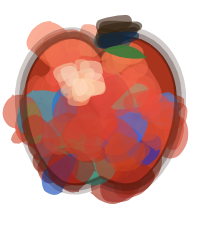
#> input picture cast/apple-held.png, 201 x 231 px, given in place of apple-held.png.webp, which was not available
$ python clean-edges.py ../cast/apple-held.png
#> lines starting #> are read from the running program, lines starting #| are printed output that depends on the picture; after the words box and inside, x2 and y2 are one past the last pixel; in counts of white or black regions, pixels touching at a corner belong together; pictures that were not available may be replaced by others from this repository, and a replacement may not be noted
#!/usr/bin/env python3
"""Strip the paper that survives at the edge of a cut cell.

Fred: "i can still see remnants of the background cropping. some white from the
sprite background leaked."  He is right, and it is visible on any dark plate as a
fine dotted PALE FRINGE lying just outside his ink outline — the last row or two
of sheet paper that the cutter's threshold kept, plus the colour bleed inside the
feathered alpha, which composites as a white halo however correct the alpha is.

Two jobs, and they are different:

  1 · REMOVE the paper pixels.  A pixel on the rim is paper when it is markedly
      LIGHTER and less coloured than the drawing just inside it.  Judging it
      against a reference taken from the interior is what keeps this from eating
      the cell's own pale parts — his white socks and the bread are pale too, but
      they are pale all the way in, so they have no lighter neighbour to betray
      them.

  2 · DECONTAMINATE the colour under the feather.  Semi-transparent pixels keep
      whatever RGB they were cut with, and if that is paper they glow white when
      composited no matter what the alpha says.  Their colour is replaced with the
      drawing's own, so the feather fades the FIGURE out, not the sheet.

⚠ Non-destructive: the first run copies each cell to cast/.orig/ and every later
run re-reads from there, so this can be re-tuned without compounding.

  python3 gen/clean-edges.py            # every cast/kid-*.webp
  python3 gen/clean-edges.py welcome    # just these
"""
import sys, os, glob, shutil
import numpy as np
from PIL import Image

ROOT = os.path.dirname(os.path.dirname(os.path.abspath(__file__)))
CAST = os.path.join(ROOT, 'cast')
ORIG = os.path.join(CAST, '.orig')

def shifts(m):
    for dy, dx in ((1,0),(-1,0),(0,1),(0,-1),(1,1),(1,-1),(-1,1),(-1,-1)):
        yield np.roll(np.roll(m, dy, 0), dx, 1)

def erode(mask, n):
    m = mask.copy()
    for _ in range(n):
        acc = m.copy()
        for s in shifts(m): acc &= s
        m = acc
    return m

def clean(path, out_path):
#> called with path = 'cast/.orig/apple-held.png.webp', out_path = 'cast/kid-../cast/apple-held.png.webp'
    im = Image.open(path).convert('RGBA')
#> im is the input picture: PIL image 201x231 RGBA; mean R, G, B, A 92.5, 43.2, 35.9, 132
    a = np.asarray(im).astype(np.float32)
    h, w, _ = a.shape
#> h = 231; w = 201
    R, G, B, A = a[...,0], a[...,1], a[...,2], a[...,3]
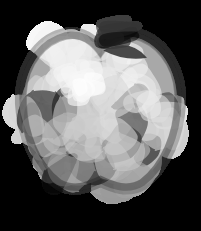
#> R: shape (231, 201) float32; min 0, max 255, mean 92.5
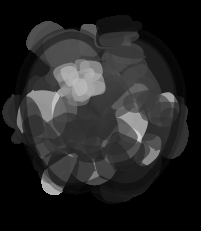
#> B: shape (231, 201) float32; min 0, max 206, mean 35.9
    L = R*0.299 + G*0.587 + B*0.114
    solid = A > 200
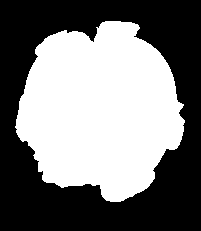
#> solid: shape (231, 201) bool; 47.6% white; 1 white region, box (x1, y1, x2, y2) and area: (15, 21, 185, 202) 22113
    deep  = erode(solid, 3)                       # safely inside the drawing
    if deep.sum() < 500:
        shutil.copy(path, out_path); return 0, 0

    # ── the drawing's own colour, grown outward from the interior ──────────────
    known = deep.copy()
    ref = np.stack([np.where(known, R, 0), np.where(known, G, 0), np.where(known, B, 0)], -1)
    for _ in range(8):
        nxt = known.copy(); acc = np.zeros_like(ref); cnt = np.zeros((h, w), np.float32)
        for dy, dx in ((1,0),(-1,0),(0,1),(0,-1)):
            ks = np.roll(np.roll(known, dy, 0), dx, 1)
            rs = np.roll(np.roll(ref, dy, 0), dx, 1)
            acc += np.where(ks[...,None], rs, 0); cnt += ks
        fill = (~known) & (cnt > 0)
        for c in range(3):
            ref[...,c] = np.where(fill, acc[...,c]/np.maximum(cnt,1), ref[...,c])
        known = known | fill
#> fill: shape (231, 201) bool; 1.1% white in thin lines or dots, all inside (x1, y1, x2, y2) = (11, 16, 188, 207)
#> known: shape (231, 201) bool; 51.9% white; 1 black region, box (x1, y1, x2, y2) and area: (0, 0, 201, 231) 22353
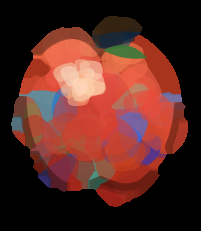
#> ref: shape (231, 201, 3) float32; mean of channels 0, 1, 2 86.7, 41, 34.5; drawn as R, G, B
    refL = ref[...,0]*0.299 + ref[...,1]*0.587 + ref[...,2]*0.114

    # ── 1 · the paper on the rim ──────────────────────────────────────────────
    # ⚠ NOT "pixels that look like paper". Reading the values across a hood edge shows
    # why a brightness test fails: the leak is a pale GREY-BLUE at luma 78..182 — paper
    # already mixed with the drawing's own shadow — so no threshold separates it from
    # the cloth without eating the cloth.
    #   What does separate them is STRUCTURE. Every cell of Fred's is bounded by a dark
    # ink contour, and the leak always lies OUTSIDE it: transparent, then one or two pale
    # low-chroma pixels, then the ink line, then the drawing. So paper is not a colour, it
    # is "solid, but reachable from the outside without crossing the ink" — the same
    # reachability idea the cutter already uses on the sheet, applied at the outline.
    #   Bounded to two pixels, so a place where his outline is thin or open cannot let it
    # run inward, and gated on low chroma, so a saturated edge of cloth is never eaten.
    chroma = np.maximum(np.abs(R-G), np.abs(G-B))
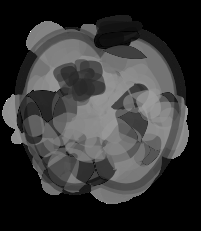
#> chroma: shape (231, 201) float32; min 0, max 255, mean 53.3
    ink = solid & (L < 70)
#> ink: shape (231, 201) bool; 6.3% white; 7 white regions (3 under 20 px), largest, box (x1, y1, x2, y2) and area: (94, 21, 177, 99) 1105, (100, 128, 178, 202) 1007, (23, 118, 87, 188) 681, (20, 57, 39, 105) 108
    paper = np.zeros_like(solid)
    frontier = ~solid
    for _ in range(2):
        nb = np.zeros_like(solid)
        for s in shifts(frontier): nb |= s
        nb &= solid & ~ink & ~paper & (chroma < 34)
        if not nb.any(): break
        paper |= nb
        frontier = nb
    # ── 1b · AND THE FLECKS THAT SIT *IN* THE OUTLINE ─────────────────────────
    # Fred, on the curly child: "i still see very little white background here. let's be
    # very detailed about this."  What was left is a scatter of one- and two-pixel pale
    # dots lying along the edge of her hair. The structural rule above cannot reach them:
    # it walks inward from the transparent side and stops after two steps, and these sit
    # in the little bays between locks where the walk is blocked or already spent.
    #   The test the docstring at the top describes — and which was never actually coded —
    # catches them: a pixel is paper when it is markedly LIGHTER AND LESS COLOURED THAN THE
    # DRAWING JUST INSIDE IT. `ref` above already holds the drawing's own colour grown out
    # from the interior, so the margin is free. A fleck in her hair is luma 240 against a
    # reference of ~100; her cheek at the same distance from the edge is 215 against 210,
    # and the bread and the socks are pale ALL THE WAY IN, so none of them has a lighter
    # neighbour to betray them. That is the whole reason this is safe where a plain
    # brightness threshold is not.
    # ⚠ kept within 4px of the outside, so nothing in the middle of a face is ever eligible.
    near = np.zeros_like(solid)
    frontier2 = ~solid
    for _ in range(4):
        nb2 = np.zeros_like(solid)
        for s in shifts(frontier2): nb2 |= s
        nb2 &= solid & ~near
        if not nb2.any(): break
        near |= nb2
        frontier2 = nb2
#> nb2: shape (231, 201) bool; 1.5% white in thin lines or dots, all inside (x1, y1, x2, y2) = (19, 24, 180, 199)
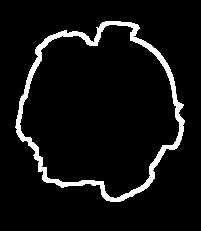
#> near: shape (231, 201) bool; 6.5% white; 1 white region, box (x1, y1, x2, y2) and area: (15, 21, 185, 202) 3008
    flecks = near & (L - refL > 46) & (chroma < 40) & (L > 170)
#> flecks: shape (231, 201) bool; every value is 0
    paper |= flecks

    A2 = np.where(paper, 0.0, A)

    # ── 2 · the colour under the feather ──────────────────────────────────────
    feather = (A2 > 0) & (A2 < 250)
#> feather: shape (231, 201) bool; 15.3% white; 1 white region, box (x1, y1, x2, y2) and area: (2, 15, 189, 204) 7127
    out = a.copy()
    for c in range(3):
        out[...,c] = np.where(feather, ref[...,c], a[...,c])
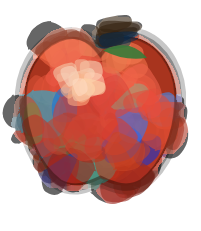
#> out: shape (231, 201, 4) float32; mean R, G, B, A 86.1, 40.8, 34.2, 132; transparent parts drawn white
    out[...,3] = A2
#> out: shape (231, 201, 4) float32; 0.08% of pixels changed, all inside (x1, y1, x2, y2) = (17, 36, 177, 185)
    Image.fromarray(out.astype(np.uint8), 'RGBA').save(out_path, 'WEBP', quality=95, method=6)
    return int(paper.sum()), int(feather.sum())

def main():
    os.makedirs(ORIG, exist_ok=True)
    names = sys.argv[1:]
    # ⚠⚠ THIS IS NOT IDEMPOTENT, AND THE SAFETY NET IS THE .orig CACHE. Measured: cleaning an
    # already-cleaned cell strips a further 195 pixels off it, and it will do that again every
    # time. The cache is what stops it — each run re-reads the RAW CUT — but a cell whose
    # .orig copy is missing gets its already-cleaned file adopted as the baseline, and from
    # then on every run eats another rim.
    #   Sep 1: I ran `rm -rf cast/.orig` to force four re-cut cells through cleanly, and took
    # the originals for every OTHER cell with it. `cast/` is not in git, so they are simply
    # gone. So the bare form — clean every cell — is refused: after a re-cut, name the cells
    # you re-cut. Nothing else needs cleaning twice.
    if not names:
        print('clean-edges: name the cells to clean, e.g. `python3 gen/clean-edges.py sit-take`.\n'
              '  Cleaning every cell would re-clean cells whose .orig baseline no longer exists,\n'
              '  and each pass eats another pixel off the rim. See the note in main().')
        return
    files = [os.path.join(CAST, 'kid-%s.webp' % n) for n in names]
    for f in files:
        base = os.path.basename(f)
        src = os.path.join(ORIG, base)
        if not os.path.exists(src): shutil.copy(f, src)   # keep the cut as it was
        p, d = clean(src, f)
#> p = 38; d = 7127
        print('  %-26s paper removed %5d   feather decontaminated %5d' % (base, p, d))
#|   apple-held.png.webp        paper removed    38   feather decontaminated  7127

main()

$ run again, on cast/kid-afraid-crouch.webp
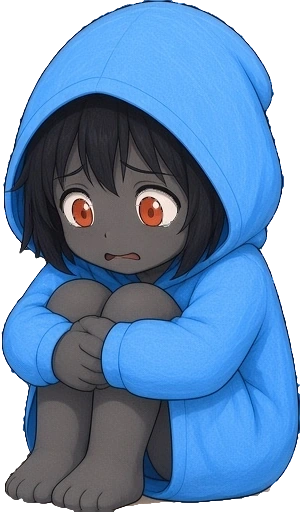
#> input picture cast/kid-afraid-crouch.webp, 300 x 512 px, given in place of kid-afraid-crouch.webp.webp, which was not available
#> in clean, im is the input picture: PIL image 300x512 RGBA; mean R, G, B, A 67.1, 105.6, 148.2, 207.5
#> solid: shape (512, 300) bool; 81.2% white; 3 black regions, box (x1, y1, x2, y2) and area: (0, 0, 144, 512) 14080, (172, 0, 300, 394) 11702, (114, 433, 300, 512) 3023
#> ink: shape (512, 300) bool; 18.8% white; 172 white regions (143 under 20 px), largest, box (x1, y1, x2, y2) and area: (3, 93, 272, 512) 27060, (135, 184, 181, 213) 242, (104, 252, 141, 261) 114
#> after the loop in clean, `for _ in range(4):`:
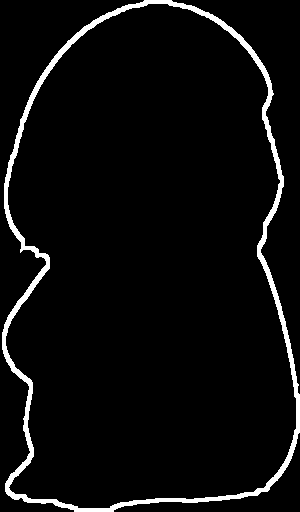
#> near: shape (512, 300) bool; 4.7% white; 1 white region, box (x1, y1, x2, y2) and area: (2, 0, 300, 512) 7278
#> flecks: shape (512, 300) bool; 0% white in thin lines or dots, all inside (x1, y1, x2, y2) = (260, 249, 270, 490)
#> feather: shape (512, 300) bool; 0.48% white in thin lines or dots
#> in clean, `out[...,3] = A2`:
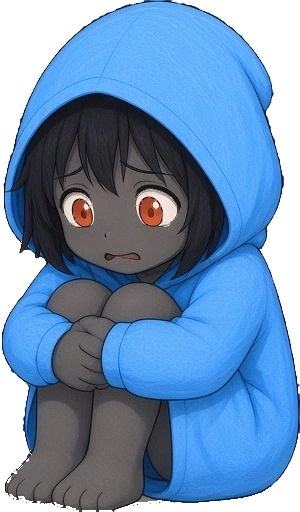
#> out: shape (512, 300, 4) float32; mean R, G, B, A 67.2, 105.9, 148.6, 207.3; transparent parts drawn white
#> p = 355; d = 742
#|   kid-afraid-crouch.webp.webp paper removed   355   feather decontaminated   742

$ run again, on cast/kid-angel-cheer.webp
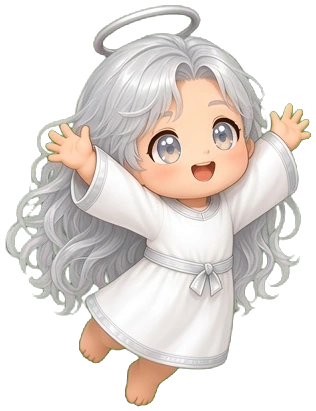
#> input picture cast/kid-angel-cheer.webp, 316 x 411 px, given in place of kid-angel-cheer.webp.webp, which was not available
#> in clean, im is the input picture: PIL image 316x411 RGBA; mean R, G, B, A 136, 130.7, 123.6, 138.6
#> solid: shape (411, 316) bool; 53.4% white; 12 black regions (1 under 20 px), largest, box (x1, y1, x2, y2) and area: (0, 0, 316, 411) 57405, (103, 14, 192, 50) 1613, (14, 226, 37, 253) 352
#> ink: shape (411, 316) bool; 0.25% white; 9 white regions (7 under 20 px), largest, box (x1, y1, x2, y2) and area: (147, 130, 177, 161) 168, (213, 118, 240, 139) 129
#> flecks: shape (411, 316) bool; 0.71% white; 32 white regions (20 under 20 px), largest, box (x1, y1, x2, y2) and area: (31, 121, 58, 183) 207, (285, 204, 300, 239) 127, (17, 194, 33, 217) 126
#> feather: shape (411, 316) bool; 2.5% white in thin lines or dots
#> in clean, `out[...,3] = A2`:
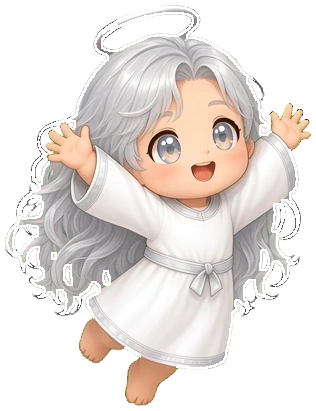
#> out: shape (411, 316, 4) float32; mean R, G, B, A 136.5, 130.9, 124, 128.6; transparent parts drawn white
#> p = 5191; d = 3291
#|   kid-angel-cheer.webp.webp  paper removed  5191   feather decontaminated  3291
